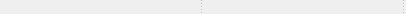
          <widget class="QSplitter" name="splitter">
           <property name="styleSheet">
            <string notr="true">#splitter::handle{
	background: 1px solid  rgba(200, 200, 200,100);
}
QSplitter#splitter{
	border-bottom:1px solid #7e7e7e;
	border-top: 0px solid  black;
	border-right:0px solid  black;
	border-left: 0px solid  black;
}</string>
           </property>
           <property name="orientation">
            <enum>Qt::Horizontal</enum>
           </property>
           <property name="handleWidth">
            <number>2</number>
           </property>
           <widget class="Label_click_Mouse" name="input">
            <property name="minimumSize">
             <size>
              <width>200</width>
              <height>0</height>
             </size>
            </property>
            <property name="styleSheet">
             <string notr="true">QLabel#input{
	border:none;
}</string>
            </property>
            <property name="text">
             <string/>
            </property>
           </widget>
           <widget class="Label_click_Mouse" name="output">
            <property name="minimumSize">
             <size>
              <width>200</width>
              <height>0</height>
             </size>
            </property>
            <property name="styleSheet">
             <string notr="true">QLabel#output{
	border:none;
}</string>
            </property>
            <property name="text">
             <string/>
            </property>
           </widget>
           <widget class="QWidget" name="layoutWidget">
            <layout class="QHBoxLayout" name="bottom">
             <property name="spacing">
              <number>0</number>
             </property>
             <property name="leftMargin">
              <number>1</number>
             </property>
             <property name="topMargin">
              <number>1</number>
             </property>
             <property name="rightMargin">
              <number>1</number>
             </property>
             <property name="bottomMargin">
              <number>3</number>
             </property>
            </layout>
           </widget>
          </widget>
